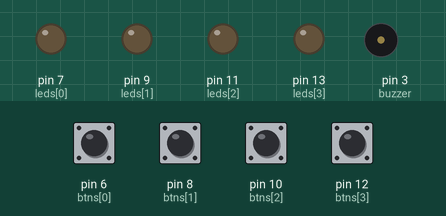
This sketch was run on a simulated Arduino Uno, built with avr-gcc and run on an emulated ATmega328P. On the bench: output pins drawn as LEDs (lit = HIGH), buzzer (waves = sounding). Dashed ring = blinking. The inputs (shaded band) are chosen by the test bench; at power-on: pin 6 (btns[0]), pin 8 (btns[1]), pin 10 (btns[2]), pin 12 (btns[3]) LOW. Random numbers use the default seed unless the sketch sets one.

Above: at 1.8 s.
1.9 s: pin 6 (btns[0]) pulled HIGH for 0.15 s
At 2.3 s:
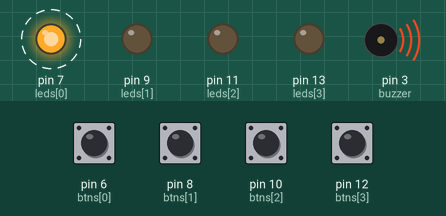
At 4.8 s:
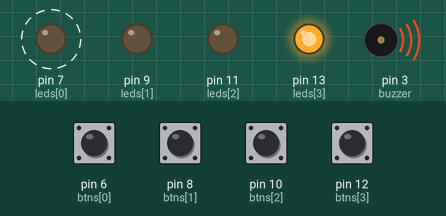
5.0 s: pin 8 (btns[1]) pulled HIGH for 1 s
At 6.6 s:
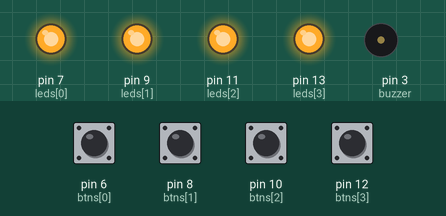
Timing chart, 0 to 8.1 s (numbered marks = the images above; inputs shaded):
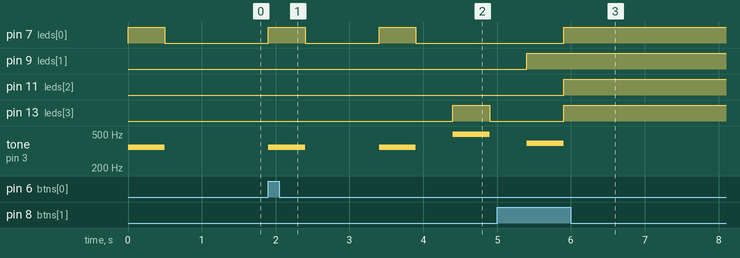

The sketch:

SimonSays.ino
```cpp
#include "pitches.h"

int cnt = 4;
int leds[] = {7, 9, 11, 13};
int btns[] = {6, 8, 10, 12};
int tones[] = {NOTE_F4, NOTE_G4, NOTE_A4, NOTE_B4};
int buzzer = 3;
int toneWait = 500;
int silentWait = 500;
int level = 0;
int seq[100];
bool gameover = false;

void setup() {
  randomSeed(analogRead(0));

  for(int i = 0; i < cnt; i++) {
    pinMode(btns[i], INPUT);
    pinMode(leds[i], OUTPUT);
  }
}

void loop() {
  int i, inp;

  if(gameover) return;

  seq[level++] = random(4);

  for(i = 0; i < level; i++) {
    play(seq[i], true);
  }

  for(i = 0; i < level; i++) {
    do {
      inp = read();
    } while(inp == -1);

    if(inp != seq[i]) {
      break;
    }
  }

  if(i != level) {
    gameover = true;

    for(i = 0; i < cnt; i++) {
      digitalWrite(leds[i], HIGH);
    }
  }

  delay(1000);
}

void play(int i, bool silent) {
  digitalWrite(leds[i], HIGH);
  tone(buzzer, tones[i], toneWait);
  delay(toneWait);
  digitalWrite(leds[i], LOW);
  if(silent) {
    delay(silentWait);
  }
}

int read() {
  for(int i = 0; i < cnt; i++) {
    if(digitalRead(btns[i]) == HIGH) {
      play(i, false);
      return i;
    }
  }
  return -1;
}
```

pitches.h
```cpp
/*************************************************
 * Public Constants
 *************************************************/

#define NOTE_B0  31
#define NOTE_C1  33
#define NOTE_CS1 35
#define NOTE_D1  37
#define NOTE_DS1 39
#define NOTE_E1  41
#define NOTE_F1  44
#define NOTE_FS1 46
#define NOTE_G1  49
#define NOTE_GS1 52
#define NOTE_A1  55
#define NOTE_AS1 58
#define NOTE_B1  62
#define NOTE_C2  65
#define NOTE_CS2 69
#define NOTE_D2  73
#define NOTE_DS2 78
#define NOTE_E2  82
#define NOTE_F2  87
#define NOTE_FS2 93
#define NOTE_G2  98
#define NOTE_GS2 104
#define NOTE_A2  110
#define NOTE_AS2 117
#define NOTE_B2  123
#define NOTE_C3  131
#define NOTE_CS3 139
#define NOTE_D3  147
#define NOTE_DS3 156
#define NOTE_E3  165
#define NOTE_F3  175
#define NOTE_FS3 185
#define NOTE_G3  196
#define NOTE_GS3 208
#define NOTE_A3  220
#define NOTE_AS3 233
#define NOTE_B3  247
#define NOTE_C4  262
#define NOTE_CS4 277
#define NOTE_D4  294
#define NOTE_DS4 311
#define NOTE_E4  330
#define NOTE_F4  349
#define NOTE_FS4 370
#define NOTE_G4  392
#define NOTE_GS4 415
#define NOTE_A4  440
#define NOTE_AS4 466
#define NOTE_B4  494
#define NOTE_C5  523
#define NOTE_CS5 554
#define NOTE_D5  587
#define NOTE_DS5 622
#define NOTE_E5  659
#define NOTE_F5  698
#define NOTE_FS5 740
#define NOTE_G5  784
#define NOTE_GS5 831
#define NOTE_A5  880
#define NOTE_AS5 932
#define NOTE_B5  988
#define NOTE_C6  1047
#define NOTE_CS6 1109
#define NOTE_D6  1175
#define NOTE_DS6 1245
#define NOTE_E6  1319
#define NOTE_F6  1397
#define NOTE_FS6 1480
#define NOTE_G6  1568
#define NOTE_GS6 1661
#define NOTE_A6  1760
#define NOTE_AS6 1865
#define NOTE_B6  1976
#define NOTE_C7  2093
#define NOTE_CS7 2217
#define NOTE_D7  2349
#define NOTE_DS7 2489
#define NOTE_E7  2637
#define NOTE_F7  2794
#define NOTE_FS7 2960
#define NOTE_G7  3136
#define NOTE_GS7 3322
#define NOTE_A7  3520
#define NOTE_AS7 3729
#define NOTE_B7  3951
#define NOTE_C8  4186
#define NOTE_CS8 4435
#define NOTE_D8  4699
#define NOTE_DS8 4978
```

Measured:
- after the input at 1.9 s, pin 7 (leds[0]): alternates HIGH for 0.50 s and LOW for 1.0 s, starting at once; pin 13 (leds[3]): LOW → HIGH after 2.5 s, → LOW 0.50 s later; tone on pin 3 (buzzer): plays 349 Hz for 0.50 s, 349 Hz for 0.50 s, 494 Hz for 0.50 s, starting at once
- after the input at 5.0 s, pin 7 (leds[0]), pin 11 (leds[2]), pin 13 (leds[3]): LOW → HIGH after 0.90 s; pin 9 (leds[1]): LOW → HIGH after 0.40 s; tone on pin 3 (buzzer): silent → 392 Hz after 0.40 s, → silent 0.50 s later
